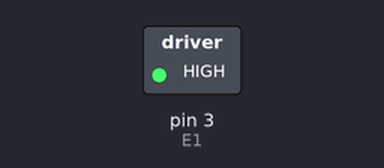
Simulated run of this sketch. Board: Arduino Uno, built with avr-gcc and run on an emulated ATmega328P. On the bench: switched loads named in the sketch (green lamp = pin HIGH).

Above: at 0.05 s.
At 9.95 s:
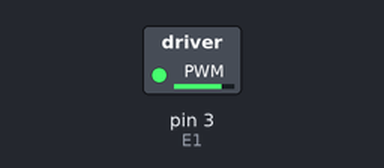
At 20.15 s:
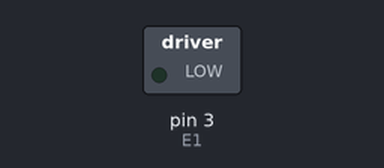
At 29.9 s:
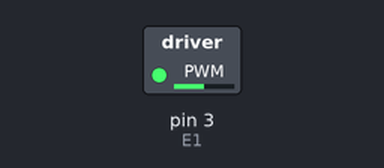
Timing chart, 0 to 39.0 s (numbered marks = the images above):
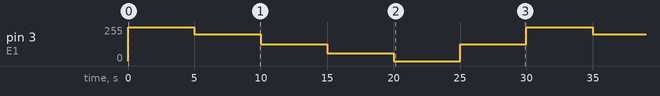

The sketch:

PMW_Motor.ino
```cpp
#define E1 3 // Enable Pin for motor 1

void setup() {

    pinMode(E1, OUTPUT);
}

void loop() {

 // M1A goes to the red Dot.
 // 127 is mid point, motor doesnt move in any direction.

    analogWrite(E1, 255); // Run in full speed

    delay(5000); // 1 sec

    //change speed

    analogWrite(E1, 200); // Run in half speed

    delay(5000); // 1 sec

    //change speed

    analogWrite(E1, 127); // off

    delay(5000); // 1 sec
//
//    // change direction and speed
//
    analogWrite(E1, 60); // Run in half speed
//
    delay(5000); // 10 sec

    // change direction and speed

    analogWrite(E1, 0); // Run in full speed
//
    delay(5000); // 10 sec

    analogWrite(E1, 127); // off

    delay(5000); // 10 sec

}
```

Measured:
- by itself, pin 3 (E1): repeats every 30.0 s: 200/255 5.0 s, 127/255 5.0 s, 60/255 5.0 s, 0/255 5.0 s, 127/255 5.0 s, 255/255 5.0 s
